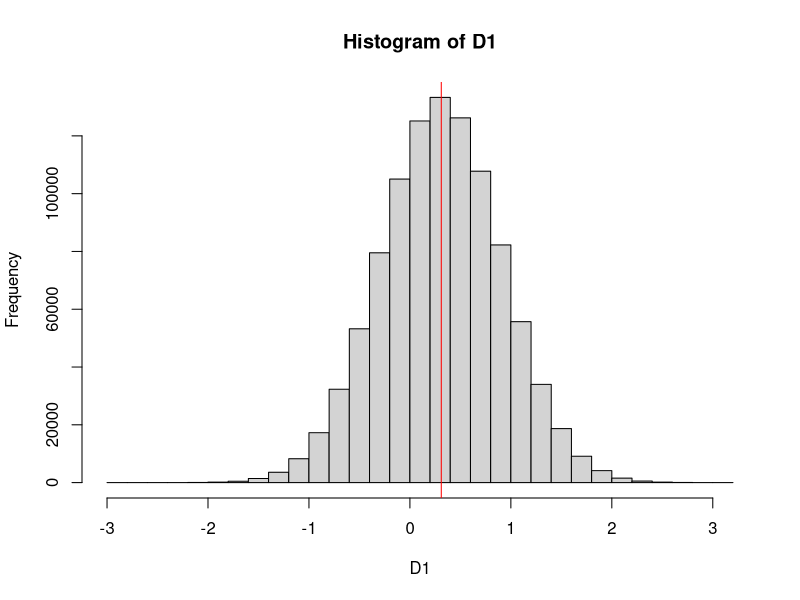
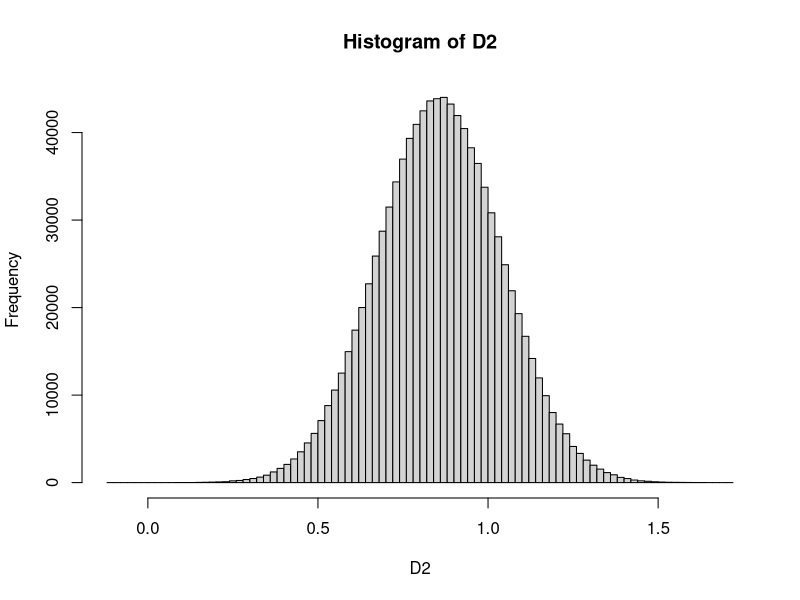
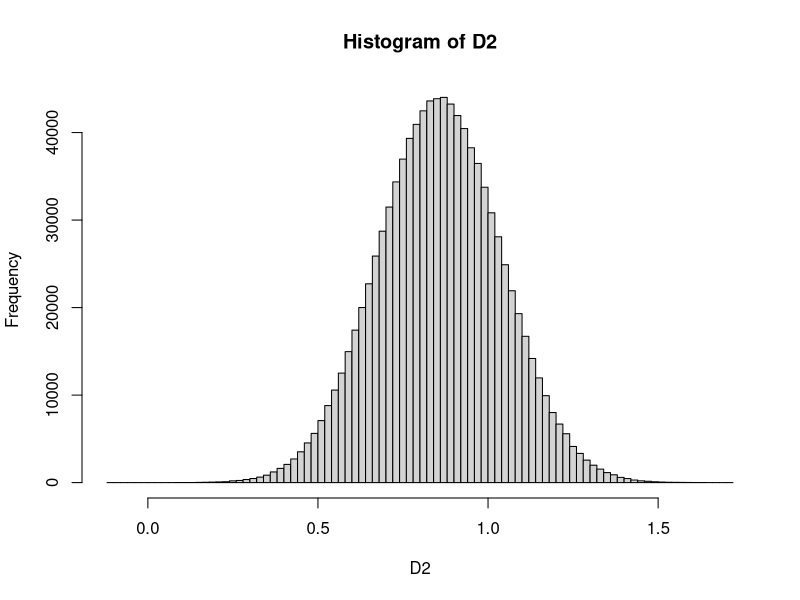
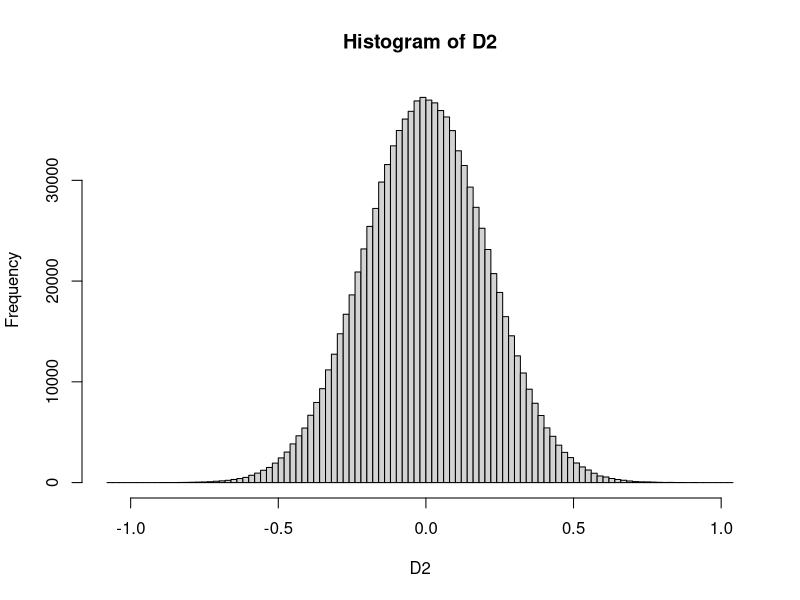
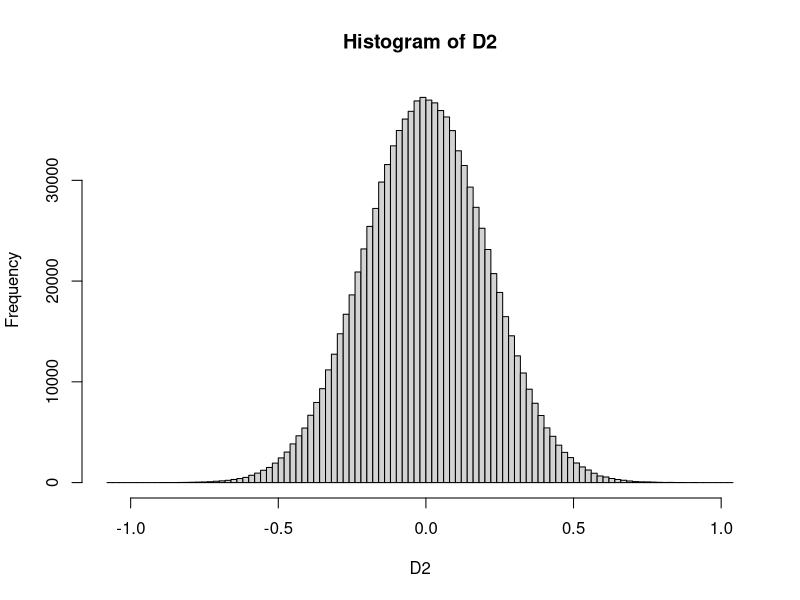

The R script that drew these images, in order:
#Pedro Henrique Da Silva Passos

#Primeira parte, verificando se a diferenca da ZERO
#Definido uma semente para os numeros pseudoaleatorios
set.seed(1234)

#Gerando cjt de dados aleatorios de acordo com uma distribuição normal
#Usando os mesmos parametos para analisar a diferença
A = rnorm(20, 8.0, 2.0)
B = rnorm(15, 8.0, 2.0)

mA = mean(A)
mB = mean(B)
sA = sd(A)
sB = sd(B)

#Verificando a estocasticidade

S = 1E6 # qtd de simulacoes	
D1 = (1/0)*(1:S) # inicializando vetor

for(i in 1:S){
  a = rnorm(20, mA, sA)
  b = rnorm(15, mB, sB)
  D1[i] = mean(a) - mean(b)
}
#Verificando se alguma diferença deu zero
count1=0
for (i in 1:S){
  if (D1[i] == 0){
    count1 = count1 + 1
  }
}
if (count1 == 0){
  print("Não houve caso em que a diferença entre as medias deu exatamente ZERO")
}else{
  print(count1)
}
#Em nenhum dos casos, a diferença deu exatamente zero
hist(D1, br=30)
abline(v=mean(D1),col = "red")
mean(D1)


############################################################

#Segunda parte usando a proposta t de Gosset:

#Primeiro para parametros distintos
set.seed(1234)

tamanho_X = 20
tamanho_Y = 15

#Aprendendo os parametros
X = rnorm(tamanho_X, 10.0, 1.5)
Y= rnorm(tamanho_Y, 8.0, 2.0)


mX = mean(X) # já aprendemos que é o melhor jeito de aprender
sX = sd(X)
mY = mean(Y) # já aprendemos que é o melhor jeito de aprender
sY = sd(Y)


#Verificando a estocasticidade

S = 1E6 # qtd de simulacoes	
D2 = (1/0)*(1:S) # inicializando vetor

for(i in 1:S){
  x = rnorm(tamanho_X, mX, sX)
  y = rnorm(tamanho_Y, mY, sY)
  
  #APLICANDO t de gosset = D2
  valor_dentro_raiz = ((mX^2)/ tamanho_X) + ((mY^2)/ tamanho_Y)
  raiz = sqrt(valor_dentro_raiz)
  peso = 1/raiz
  D2[i] = (mean(x)- mean(y)) * peso
    
}
h1=hist(D2, br=100)
hist(D2,br=100)
mean(D2)
#Usando o mesmo parametro

#Verificando a estocasticidade

S = 1E6 # qtd de simulacoes	
D2 = (1/0)*(1:S) # inicializando vetor

mXY = mY
sXY = sY

for(i in 1:S){
  X = rnorm(tamanho_X, mXY, sXY)
  Y = rnorm(tamanho_Y, mXY, sXY)
  
  #APLICANDO t de gosset = D2
  valor_dentro_raiz = ((mXY^2)/ tamanho_X) + ((mXY^2)/ tamanho_Y)
  raiz = sqrt(valor_dentro_raiz)
  peso = 1/raiz
  D2[i] = (mean(X)- mean(Y)) * peso
  
}

#Verificando se alguma diferença deu zero

count2=0
for (i in 1:S){
  if (D2[i] == 0){
    count2 = count2 + 1
  }
}
if (count2 == 0){
  print("Não houve caso em que a diferença entre as medias deu exatamente ZERO")
}else{
  print(count2)
}

h2=hist(D2, br=100)
hist(D2, br=100)

